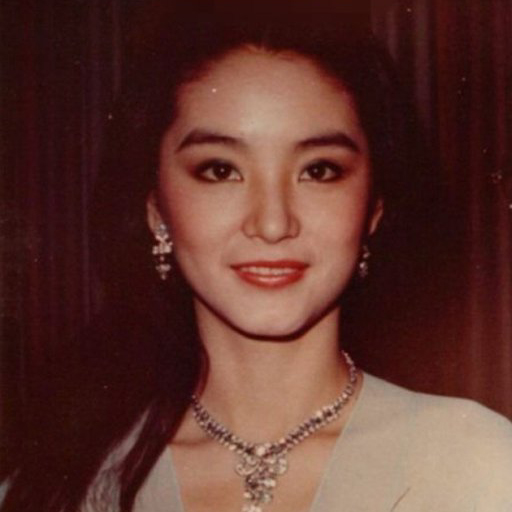
#> input picture multimedia_code/test_image.jpg, 512 x 512 px
$ python main.py 1-1
#> lines starting #> are read from the running program, lines starting #| are printed output that depends on the picture
### multimedia_code/src/utils/io.py
import cv2
import numpy as np
from PIL import Image

def read_image_grayscale(path):
    """
    Read an image and convert to grayscale.

    Args:
        path: Path to the image file.

    Returns:
        2D numpy array representing the grayscale image.
    """
    # Using PIL for reading to be safe, then convert to numpy
    try:
        img = Image.open(path).convert('L')
        return np.array(img)
    except Exception as e:
        print(f"Error reading image {path}: {e}")
        return None

def save_image(path, image):
    """
    Save a numpy array as an image.

    Args:
        path: Output path.
        image: 2D numpy array.
    """
    try:
        img = Image.fromarray(image.astype(np.uint8))
        img.save(path)
    except Exception as e:
        print(f"Error saving image {path}: {e}")

### multimedia_code/src/core/histogram.py
import numpy as np

def calculate_histogram(image):
    """
    Calculate the histogram of a grayscale image manually.

    Args:
        image: 2D numpy array representing the grayscale image.

    Returns:
        1D numpy array of size 256 representing the histogram.
    """
    hist = np.zeros(256, dtype=int)
    height, width = image.shape
    for i in range(height):
        for j in range(width):
            hist[image[i, j]] += 1
    return hist

def calculate_cdf(hist):
    """
    Calculate the Cumulative Distribution Function (CDF) manually.

    Args:
        hist: 1D numpy array representing the histogram.

    Returns:
        1D numpy array representing the CDF.
    """
    cdf = np.zeros(256, dtype=float)
    cdf[0] = hist[0]
    for i in range(1, 256):
        cdf[i] = cdf[i-1] + hist[i]
    return cdf

def equalize_hist_manual(image):
    """
    Perform global histogram equalization manually.

    Args:
        image: 2D numpy array representing the grayscale image.

    Returns:
        2D numpy array representing the equalized image.
    """
    hist = calculate_histogram(image)
    cdf = calculate_cdf(hist)

    # Normalize CDF
    total_pixels = image.size
    cdf_normalized = cdf / total_pixels

    # Calculate mapping
    mapping = np.floor(cdf_normalized * 255).astype(np.uint8)

    # Apply mapping
    height, width = image.shape
    equalized_image = np.zeros_like(image)
    for i in range(height):
        for j in range(width):
            equalized_image[i, j] = mapping[image[i, j]]

    return equalized_image

def clahe_manual(image, clip_limit=2.0, grid_size=(8, 8)):
    """
    Perform Contrast Limited Adaptive Histogram Equalization (CLAHE) manually.

    Args:
        image: 2D numpy array representing the grayscale image.
        clip_limit: Threshold for contrast limiting.
        grid_size: Tuple (rows, cols) defining the grid for tiling.

    Returns:
        2D numpy array representing the CLAHE processed image.
    """
    height, width = image.shape
    tile_h = height // grid_size[0]
    tile_w = width // grid_size[1]

    # Pad image to be divisible by tile size if necessary (simplified: assuming divisible for now or cropping)
    # For robustness, we'll work on the valid area

    clahe_image = np.zeros_like(image)

    # Calculate histograms for each tile
    tiles_hist = np.zeros((grid_size[0], grid_size[1], 256))

    for i in range(grid_size[0]):
        for j in range(grid_size[1]):
            r_start, r_end = i * tile_h, (i + 1) * tile_h
            c_start, c_end = j * tile_w, (j + 1) * tile_w
            tile = image[r_start:r_end, c_start:c_end]

            # Calculate histogram
            hist = calculate_histogram(tile)

            # Clip histogram
            limit = clip_limit * (tile_h * tile_w) / 256
            excess = 0
            for k in range(256):
                if hist[k] > limit:
                    excess += hist[k] - limit
                    hist[k] = limit

            # Redistribute excess
            increment = excess / 256
            hist = hist + increment # Float addition

            # Calculate CDF (mapping)
            cdf = calculate_cdf(hist)
            cdf_normalized = cdf / (tile_h * tile_w)
            tiles_hist[i, j] = np.floor(cdf_normalized * 255)

    # Bilinear interpolation
    # This part is complex to implement fully manually without edge artifacts.
    # We will implement a simplified version or a standard interpolation logic.
    # For strict manual implementation, we interpolate mappings, not pixels directly usually,
    # but applying the mapping of the nearest tiles.

    # Standard CLAHE interpolation logic:
    # For each pixel, find the four surrounding tile centers and interpolate their mappings.

    # To keep it concise and functional as a "manual implementation" demonstration without excessive complexity,
    # we can use the tile mappings directly with interpolation.

    # Re-implementing full bilinear interpolation for CLAHE mappings:
    for y in range(height):
        for x in range(width):
            # Find relative position
            # Center of top-left tile is at (tile_h/2, tile_w/2)

            # Map pixel to grid coordinates (0 to grid_size-1)
            # We treat the grid centers as the reference points

            gy = (y + 0.5) / tile_h - 0.5
            gx = (x + 0.5) / tile_w - 0.5

            r1 = int(np.floor(gy))
            c1 = int(np.floor(gx))
            r2 = r1 + 1
            c2 = c1 + 1

            # Clip to valid grid range
            r1 = max(0, min(r1, grid_size[0] - 1))
            r2 = max(0, min(r2, grid_size[0] - 1))
            c1 = max(0, min(c1, grid_size[1] - 1))
            c2 = max(0, min(c2, grid_size[1] - 1))

            # Weights
            wy2 = gy - r1
            wy1 = 1.0 - wy2
            wx2 = gx - c1
            wx1 = 1.0 - wx2

            # Handle boundary conditions where we might be outside the center-to-center range
            # If we are in the corner/edge regions, the weights will naturally favor the nearest tile
            # But strictly, gy/gx can be negative or > grid_size-1.
            # The clipping above handles the index, but we need to adjust weights if we are purely in one tile's domain?
            # Actually, standard bilinear works if we clamp the indices.
            # But if we clamp r1=r2, we need to be careful.

            if r1 == r2: wy1, wy2 = 1, 0
            if c1 == c2: wx1, wx2 = 1, 0

            val = image[y, x]

            map11 = tiles_hist[r1, c1, val]
            map12 = tiles_hist[r1, c2, val]
            map21 = tiles_hist[r2, c1, val]
            map22 = tiles_hist[r2, c2, val]

            interpolated_val = (map11 * wy1 * wx1 +
                                map12 * wy1 * wx2 +
                                map21 * wy2 * wx1 +
                                map22 * wy2 * wx2)

            clahe_image[y, x] = int(interpolated_val)

    return clahe_image

### multimedia_code/src/utils/visualization.py
import matplotlib.pyplot as plt
import numpy as np

def plot_results(images, titles, output_path, figsize=(15, 10)):
    """
    Plot multiple images in a grid.

    Args:
        images: List of numpy arrays (images).
        titles: List of title strings.
        output_path: Path to save the plot.
        figsize: Figure size.
    """
    n = len(images)
    cols = 3
    rows = (n + cols - 1) // cols

    plt.figure(figsize=figsize)
    for i in range(n):
        plt.subplot(rows, cols, i + 1)
        plt.imshow(images[i], cmap='gray', vmin=0, vmax=255)
        plt.title(titles[i])
        plt.axis('off')

    plt.tight_layout()
    plt.savefig(output_path)
    plt.close()

# [31 lines left out: functions plot_histogram, plot_line_chart, not called in this run]

### multimedia_code/src/experiments/exp1_1.py
import os
from ..core.histogram import equalize_hist_manual, clahe_manual
from ..utils.io import read_image_grayscale, save_image
from ..utils.visualization import plot_results

def run(image_path, output_dir):
    print("Running Experiment 1-1: Histogram Enhancement...")

    img = read_image_grayscale(image_path)
    if img is None:
        return

    # 1. Global HE
    he_img = equalize_hist_manual(img)

    # 2. CLAHE
    clahe_img = clahe_manual(img, clip_limit=2.0, grid_size=(8, 8))

    # Save results
    save_image(os.path.join(output_dir, 'exp1_1_he.jpg'), he_img)
    save_image(os.path.join(output_dir, 'exp1_1_clahe.jpg'), clahe_img)

    # Plot
    plot_results(
        [img, he_img, clahe_img],
        ['Original', 'Global HE', 'CLAHE'],
        os.path.join(output_dir, 'exp1_1_comparison.png')
    )
    print("Experiment 1-1 Completed.")

### multimedia_code/main.py
import os
import argparse
import sys

# Add current directory to path to ensure imports work
sys.path.append(os.path.dirname(os.path.abspath(__file__)))

from src.experiments import exp1_1, exp1_2, exp2_1, exp2_2, exp2_3, exp2_3_progressive

EXPERIMENTS = {
    '1-1': exp1_1,
    '1-2': exp1_2,
    '2-1': exp2_1,
    '2-2': exp2_2,
    '2-3': exp2_3,
    '2-3-progressive': exp2_3_progressive
}

def main():
    parser = argparse.ArgumentParser(description="Multimedia Experiments Runner")
    parser.add_argument('experiment', choices=EXPERIMENTS.keys(), help="Experiment ID to run")
    parser.add_argument('--image', default='test_image.jpg', help="Input image path")
    parser.add_argument('--output', default='output', help="Output directory")

    args = parser.parse_args()

    if not os.path.exists(args.image):
        # Try looking in parent directories or common locations if not found
        common_paths = [
            os.path.join('..', '实验二', '1', 'test_image.jpg'),
            os.path.join('..', 'test_image.jpg'),
            r"c:\Users\XioSh\Documents\多媒体\实验二\1\test_image.jpg"
        ]
        for p in common_paths:
            if os.path.exists(p):
                print(f"Image not found at '{args.image}', using '{p}' instead.")
                args.image = p
                break

    if not os.path.exists(args.output):
        os.makedirs(args.output)

    print(f"Running experiment: {args.experiment}")
    print(f"Input image: {args.image}")
    print(f"Output directory: {args.output}")

    # Run the experiment
    module = EXPERIMENTS[args.experiment]
    if hasattr(module, 'run'):
        try:
            module.run(args.image, args.output)
#> in read_image_grayscale, `img = Image.open(path).convert('L')`:
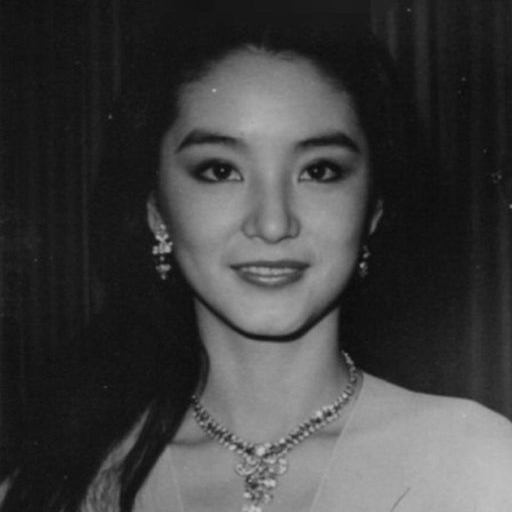
#> img: PIL image 512x512 L; min 10, max 196, mean 64.1
#> in equalize_hist_manual, `hist = calculate_histogram(image)`: hist = 256 values, max 17843 at index 22, min 0 at index 0, mean 1024
#> after the loop in calculate_cdf, `for i in range(1, 256):`: cdf = 256 values from 0 to 262144
#> in equalize_hist_manual, `cdf_normalized = cdf / total_pixels`: cdf_normalized = 256 values from 0 to 1
#> in equalize_hist_manual, `mapping = np.floor(cdf_normalized * 255).astype(np.uint8)`: mapping = 256 values from 0 to 255
#> after the loop in equalize_hist_manual, `for i in range(height):`:
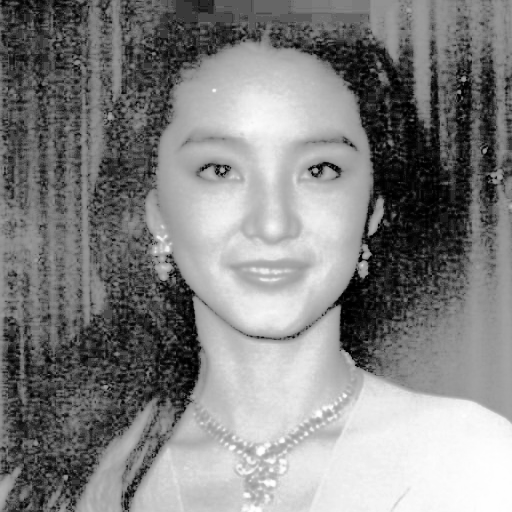
#> equalized_image: shape (512, 512); min 0, max 255, mean 130.4
#> after the loop in clahe_manual, `for i in range(grid_size[0]):`:
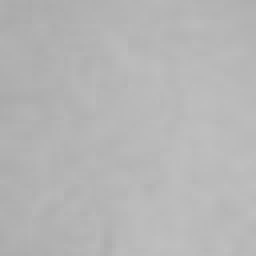
#> tile: shape (64, 64) (shown 4 times larger); min 170, max 191, mean 181.8
#> after the loop in clahe_manual, `for y in range(height):`:
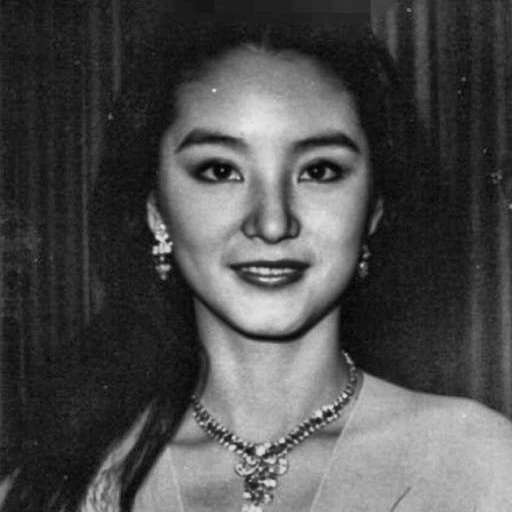
#> clahe_image: shape (512, 512); min 2, max 231, mean 77.3
#> in plot_results, `n = len(images)`: n = 3
#> in plot_results, `rows = (n + cols - 1) // cols`: rows = 1
        except Exception as e:
            print(f"Error running experiment: {e}")
            import traceback
            traceback.print_exc()
    else:
        print(f"Error: Module {args.experiment} does not have a run() function.")

if __name__ == "__main__":
    main()
